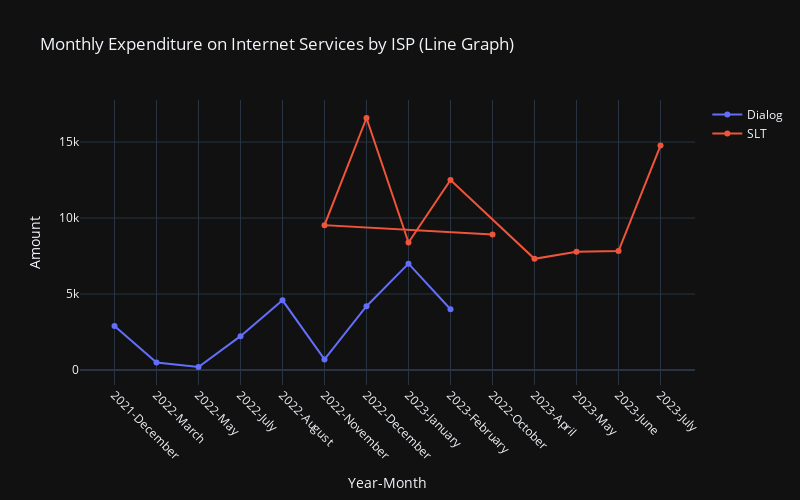

The code cell stored with this chart in its notebook:
### Code cell
import plotly.graph_objs as go
import plotly.express as px

# Assuming you have the 'date' column in the 'YYYY-Month' format
# If not, you can create it using the code you provided earlier

# Create a line graph using Plotly
fig = go.Figure()

# Add a line trace for each ISP
for isp in df['ISP'].unique():
    df_filtered = df[df['ISP'] == isp]
    fig.add_trace(go.Scatter(x=df_filtered['date'], y=df_filtered['amount'], mode='lines+markers', name=isp))

# Customize the layout
fig.update_layout(
    title='Monthly Expenditure on Internet Services by ISP (Line Graph)',
    xaxis_title='Year-Month',
    yaxis_title='Amount',
    xaxis=dict(tickangle=45),
    template="plotly_dark",
    width=800,
    height=500
)

# Show the plot
fig.show()

### Figure 1 — Plotly figure (JSON) as saved in the notebook; plotly's stock layout.template omitted (floating-point values rounded to 4 significant figures)
{"data": [{"mode": "lines+markers", "name": "Dialog", "type": "scatter", "x": ["2021-December", "2022-March", "2022-May", "2022-July", "2022-August", "2022-November", "2022-December", "2023-January", "2023-February"], "y": [2890.0, 500, 200, 2229.0, 4587.0, 700, 4200, 7000, 4000]}, {"mode": "lines+markers", "name": "SLT", "type": "scatter", "x": ["2022-October", "2022-November", "2022-December", "2023-January", "2023-February", "2023-April", "2023-May", "2023-June", "2023-July"], "y": [8920.0, 9532.0, 16580.0, 8393.0, 12500.0, 7317.0, 7787.0, 7829.0, 14770.0]}], "layout": {"height": 500, "title": {"text": "Monthly Expenditure on Internet Services by ISP (Line Graph)"}, "width": 800, "xaxis": {"tickangle": 45, "title": {"text": "Year-Month"}}, "yaxis": {"title": {"text": "Amount"}}}}
